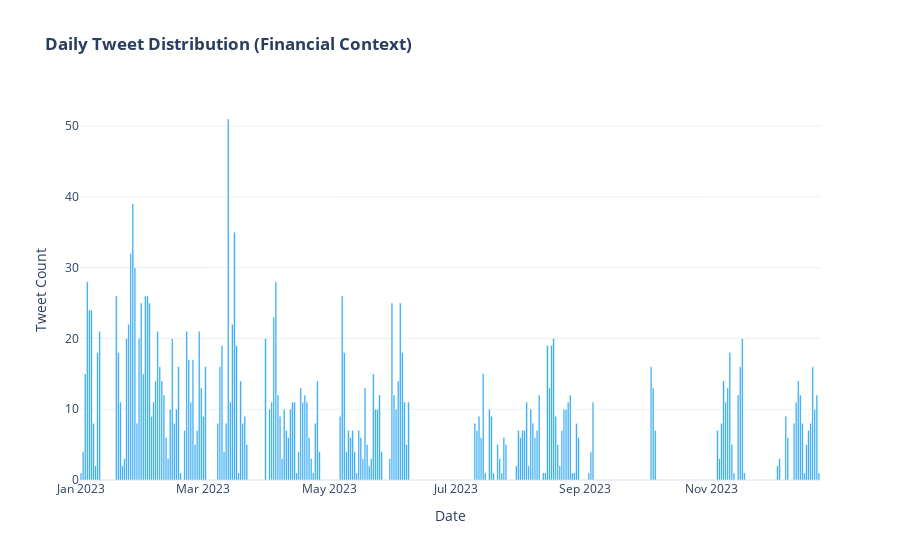

Write notebook code for a chart like this one.
### Code cell
daily_counts = tweets.groupby(tweets['date'].dt.date).size().reset_index(name='tweet_count')
daily_counts.columns = ['date', 'count']

# Distribution des tweets par jour
fig_dist = px.bar(
    daily_counts, 
    x='date', 
    y='count',
    title="<b>Daily Tweet Distribution (Financial Context)</b>",
    labels={'date': 'Date', 'count': 'Number of Tweets'},
    template="plotly_white",
    color_discrete_sequence=['#1DA1F2'] # Bleu Twitter
)
fig_dist.update_layout(
    xaxis_title="Date",
    yaxis_title="Tweet Count",
    hovermode="x unified"
)
fig_dist.show()

### Figure 1 — Plotly figure (JSON) as saved in the notebook; plotly's stock layout.template omitted (floating-point values rounded to 4 significant figures; data arrays with more than 128 entries replaced by an {"elided": "..."} marker saying what was removed)
{"data": [{"hovertemplate": "Date=%{x}<br>Number of Tweets=%{y}<extra></extra>", "legendgroup": "", "marker": {"color": "#1DA1F2", "pattern": {"shape": ""}}, "name": "", "orientation": "v", "showlegend": false, "textposition": "auto", "type": "bar", "x": {"elided": "205 str values"}, "xaxis": "x", "y": {"elided": "205 int values"}, "yaxis": "y"}], "layout": {"barmode": "relative", "hovermode": "x unified", "legend": {"tracegroupgap": 0}, "title": {"text": "<b>Daily Tweet Distribution (Financial Context)</b>"}, "xaxis": {"anchor": "y", "domain": [0, 1], "title": {"text": "Date"}}, "yaxis": {"anchor": "x", "domain": [0, 1], "title": {"text": "Tweet Count"}}}}
